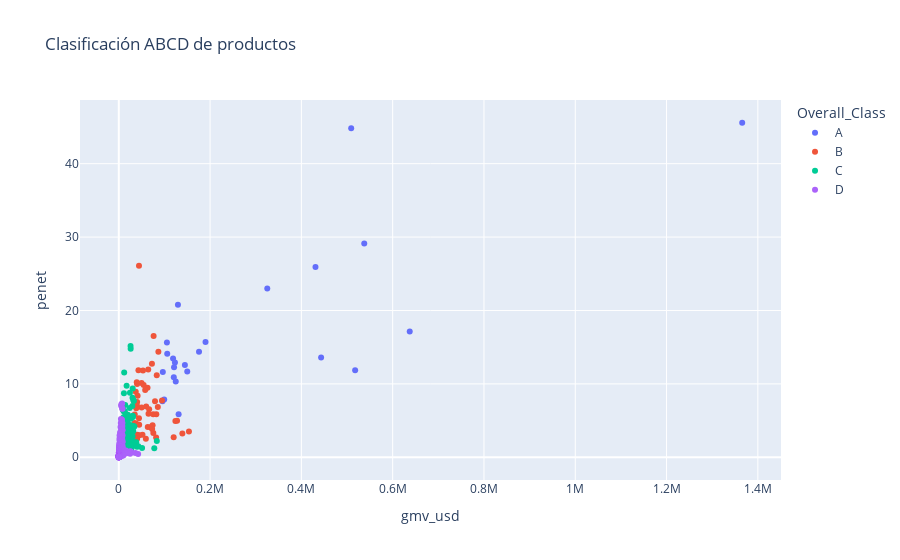

The code cell stored with this chart in its notebook:
### Code cell
import pandas as pd
import plotly.express as px

# Suponiendo que ya tienes un DataFrame llamado df2
# Ordenar por ventas (gmv_usd)
df2 = df2.sort_values(by='gmv_usd', ascending=False)

# Calcular el porcentaje acumulado de ventas
df2['Sales_CumPct'] = df2['gmv_usd'].cumsum() / df2['gmv_usd'].sum() * 100

# Clasificación ABCD basada en ventas
df2['Class_Sales'] = pd.cut(df2['Sales_CumPct'], bins=[0, 50, 70, 90], labels=['A', 'B', 'C'], right=False)

# Agregar la categoría 'D' antes de usar fillna
df2['Class_Sales'] = df2['Class_Sales'].cat.add_categories('D')
df2['Class_Sales'].fillna('D', inplace=True)

# Ordenar por penetración (penet)
df2 = df2.sort_values(by='penet', ascending=False)

# Calcular el porcentaje acumulado de penetración
df2['Penetration_CumPct'] = df2['penet'].cumsum() / df2['penet'].sum() * 100

# Clasificación ABCD basada en penetración
df2['Class_Penetration'] = pd.cut(df2['Penetration_CumPct'], bins=[0, 50, 70, 90], labels=['A', 'B', 'C'], right=False)

# Agregar la categoría 'D' antes de usar fillna
df2['Class_Penetration'] = df2['Class_Penetration'].cat.add_categories('D')
df2['Class_Penetration'].fillna('D', inplace=True)

# Combinar las clasificaciones (opcional)
df2['Overall_Class'] = df2[['Class_Sales', 'Class_Penetration']].apply(lambda x: max(x), axis=1)

# Graficar los puntos usando Plotly Express
fig = px.scatter(
    df2,
    x='gmv_usd',
    y='penet',
    color='Overall_Class',
    hover_name='product_name',  # Asegúrate de tener una columna 'sku' para identificar los productos
    title="Clasificación ABCD de productos",
)

fig.show()

### Figure 1 — Plotly figure (JSON) as saved in the notebook; plotly's stock layout.template omitted (floating-point values rounded to 4 significant figures; data arrays with more than 128 entries replaced by an {"elided": "..."} marker saying what was removed)
{"data": [{"hovertemplate": "<b>%{hovertext}</b><br><br>Overall_Class=A<br>gmv_usd=%{x}<br>penet=%{y}<extra></extra>", "hovertext": ["Óleo Vitaliv 900ml", "Açúcar Alto Alegre 1Kg", "Leite Integral Hércules 1L", "Óleo Concórdia 900 ml", "Leite Integral Líder 1L", "Açúcar Refinado Caravelas 1kg", "Arroz Branco Camil Food Service 5kg", "Coca-Cola 350ml", "Coca-Cola 200ml", "Feijão Carioca Kicaldo 1Kg", "Feijão Preto Kicaldo 1Kg", "Queijo Mussarela 4kg - Litoral", "Ovos Brancos Grandes - Cinta com 5 dúzias", "Coca-Cola 600ml", "Feijão Carioca Camil 1Kg", "Linguiça tipo Calabresa - SEARA", "Arroz Branco Campeiro 5Kg", "Leite Integral Italac 1L", "Açúcar Refinado União 1Kg", "Coca-Cola Zero 350ml", "Leite Integral Piracanjuba 1L", "Batata Pré Frita Tradicional 2kg - Mais Batata", "Coca-Cola 2L", "Queijo Mussarela 4Kg - Coyote"], "legendgroup": "A", "marker": {"color": "#636efa", "symbol": "circle"}, "mode": "markers", "name": "A", "orientation": "v", "showlegend": true, "type": "scatter", "x": [1366000.0, 509100.0, 537700.0, 430900.0, 325300.0, 129600.0, 637300.0, 190000.0, 105400.0, 175800.0, 106100.0, 443200.0, 118900.0, 123000.0, 144800.0, 121000.0, 517800.0, 149900.0, 96420.0, 120500.0, 124800.0, 99490.0, 95670.0, 131000.0], "xaxis": "x", "y": [45.58, 44.83, 29.11, 25.94, 22.99, 20.8, 17.13, 15.72, 15.64, 14.37, 14.11, 13.6, 13.47, 12.9, 12.56, 12.27, 11.85, 11.7, 11.62, 10.91, 10.33, 7.888, 7.644, 5.853], "yaxis": "y"}, {"hovertemplate": "<b>%{hovertext}</b><br><br>Overall_Class=B<br>gmv_usd=%{x}<br>penet=%{y}<extra></extra>", "hovertext": ["Sal Lebre 1Kg", "Água Mineral Cristal Classic sem gás 510ml", "Refrigerante h2oh limão 500ml Garrafa", "Refrigerante Guaraná Antarctica 350ml Lata", "Água Mineral Frescca sem gás 510ml", "Milho Verde Olé 170g", "Detergente Ypê Neutro 500ml", "Leite Condensado Semidesnatado 395g - Piracanjuba", "Água Mineral Cristal Classic com gás 510ml", "Creme de Leite Piracanjuba 200g", "Itubaína Retrô Lata 350ml", "Farinha de Mandioca Branca Seca Grossa Kicaldo 1Kg", "Refrigerante h2oh Limoneto 500ml Garrafa", "Feijão Preto Camil 1Kg", "Macarrão com Ovos Espaguete Dona Benta 500g", "Detergente Limpol Neutro 500ml", "Batata Pré-Frita Tradicional 2kg - UAI", "Cerveja Skol Pilsen 350ml Lata", "Óleo Composto Olinda 500ml", "Detergente Triex Neutro 500ml", "Feijão Carioca 1Kg - Big Valley", "Café Pilão Tradicional Almofada 500g", "Conhaque Dreher 900ml", "Refrigerante Guaraná Antarctica Sem Açúcar 350ml Lata", "Molho de Tomate Tarantella 2Kg", "Filé de Peito de Frango IQF - Lar", "Creme de Leite Piracanjuba 1,030Kg", "Café Tradicional Pouch FORT 500g", "Feijão Carioca Caldo Nobre 1kg", "Cerveja Itaipava Pilsen 350ml", "Cerveja Heineken long neck 330ml", "Arroz Branco 5Kg - Mateus", "Refrigerante Guaraná Antarctica Garrafa 2L", "Café Seleto Tradicional Almofada 500g", "Bacon em Cubos - Frimesa", "Queijo Mussarela 4Kg - Piloto", "Milho Verde Olé 1,7kg", "Feijão Carioca 1kg - Pantera", "Queijo Mussarela 4Kg - Ouro do Campo", "Filé de Peito de Frango 20Kg - Canção", "Bacon Fatiado - Frimesa", "Filé de Peito de Frango Envelopado CX - Lar", "Ovos Brancos Grandes - Caixa com 15 dúzias", "Requeijão Cremoso 1.5kg - Tirolez", "Cerveja Heineken Sleek 350ml", "Arroz Branco 5kg - Pantera", "Sassami de Frango GD - SEARA", "Óleo de Algodão Saúde 14.5 Kg", "Farinha de Trigo Anaconda 5Kg"], "legendgroup": "B", "marker": {"color": "#EF553B", "symbol": "circle"}, "mode": "markers", "name": "B", "orientation": "v", "showlegend": true, "type": "scatter", "x": [44220.0, 76260.0, 86710.0, 72600.0, 64460.0, 43060.0, 52980.0, 83130.0, 39380.0, 49890.0, 40090.0, 54470.0, 62950.0, 57770.0, 37100.0, 41240.0, 94610.0, 79320.0, 40160.0, 39700.0, 59970.0, 85490.0, 49980.0, 38190.0, 66490.0, 65080.0, 82150.0, 75290.0, 34910.0, 44140.0, 127600.0, 124000.0, 34820.0, 38280.0, 44600.0, 74040.0, 63440.0, 69630.0, 73040.0, 153600.0, 75650.0, 139200.0, 51910.0, 40600.0, 45060.0, 120200.0, 81790.0, 59280.0, 40170.0], "xaxis": "x", "y": [26.09, 16.54, 14.37, 12.74, 11.97, 11.85, 11.84, 11.18, 10.23, 10.14, 9.974, 9.847, 9.48, 9.172, 8.934, 8.382, 7.725, 7.649, 7.539, 7.016, 6.929, 6.847, 6.795, 6.69, 6.551, 5.923, 5.859, 5.853, 5.824, 5.324, 4.981, 4.952, 4.662, 4.569, 4.447, 4.377, 4.121, 4.104, 3.842, 3.505, 3.307, 3.255, 3.086, 3.069, 3.017, 2.744, 2.685, 2.523, 2.517], "yaxis": "y"}, {"hovertemplate": "<b>%{hovertext}</b><br><br>Overall_Class=C<br>gmv_usd=%{x}<br>penet=%{y}<extra></extra>", "hovertext": {"elided": "163 str values"}, "legendgroup": "C", "marker": {"color": "#00cc96", "symbol": "circle"}, "mode": "markers", "name": "C", "orientation": "v", "showlegend": true, "type": "scatter", "x": {"elided": "163 float values"}, "xaxis": "x", "y": {"elided": "163 float values"}, "yaxis": "y"}, {"hovertemplate": "<b>%{hovertext}</b><br><br>Overall_Class=D<br>gmv_usd=%{x}<br>penet=%{y}<extra></extra>", "hovertext": {"elided": "737 str values"}, "legendgroup": "D", "marker": {"color": "#ab63fa", "symbol": "circle"}, "mode": "markers", "name": "D", "orientation": "v", "showlegend": true, "type": "scatter", "x": {"elided": "737 float values"}, "xaxis": "x", "y": {"elided": "737 float values"}, "yaxis": "y"}], "layout": {"legend": {"title": {"text": "Overall_Class"}, "tracegroupgap": 0}, "title": {"text": "Clasificación ABCD de productos"}, "xaxis": {"anchor": "y", "domain": [0, 1], "title": {"text": "gmv_usd"}}, "yaxis": {"anchor": "x", "domain": [0, 1], "title": {"text": "penet"}}}}
